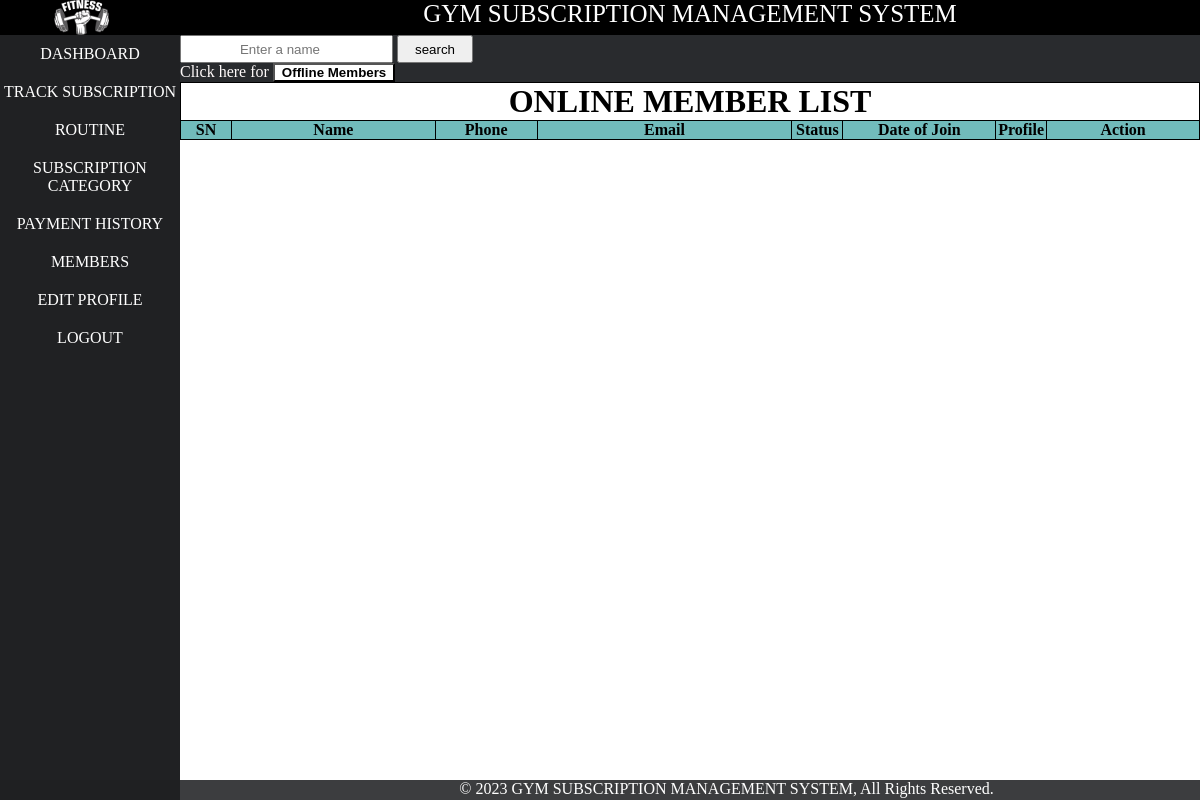
Before: /admin/memberlist.php (signed in) with the older database file.
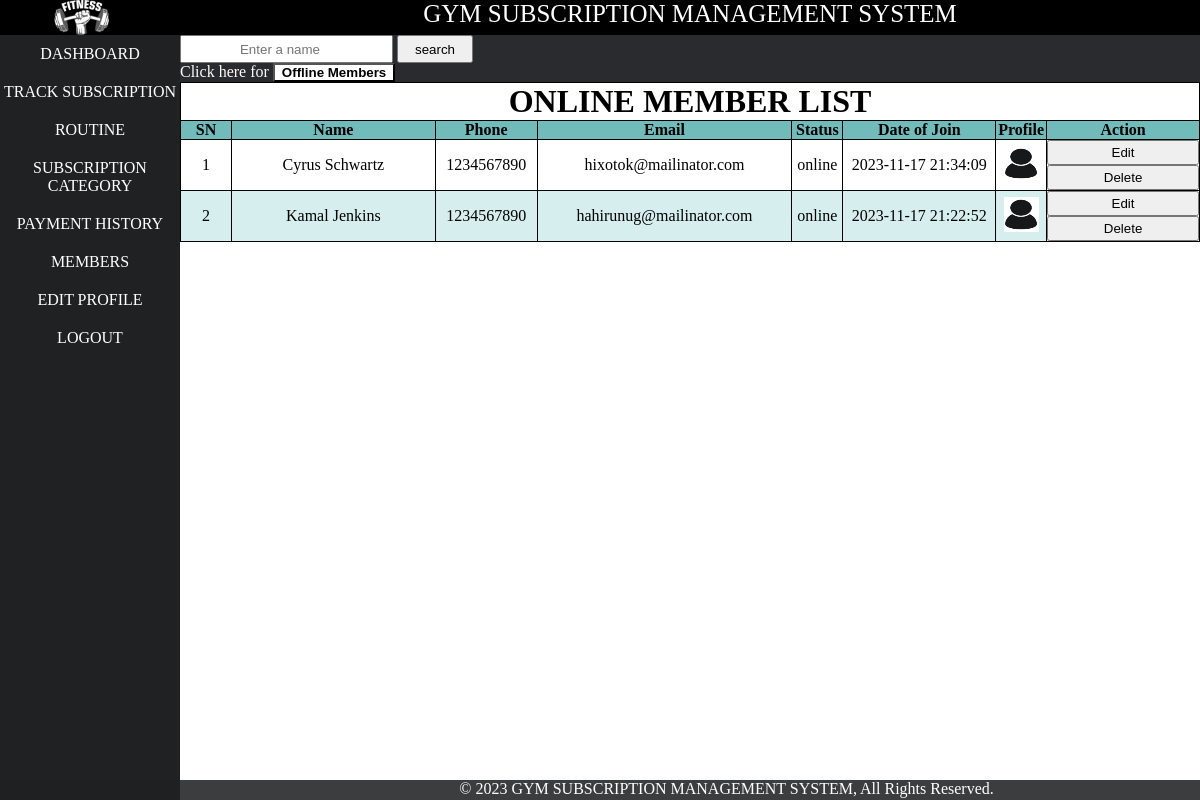
After: the same page with the newer database file.
### tables this page shows
CREATE TABLE `member` (
  `mid` int(11) NOT NULL,
  `name` varchar(21) NOT NULL,
  `phone` bigint(10) NOT NULL,
  `email` varchar(31) NOT NULL,
  `password` varchar(255) NOT NULL,
  `status` varchar(500) NOT NULL DEFAULT 'offline',
  `date` datetime NOT NULL DEFAULT current_timestamp(),
  `image` varchar(1100) DEFAULT 'defaultuser.jpg',
  `m_otp` varchar(225) NOT NULL,
  `m_opt_expire_time` datetime NOT NULL
);

### admin/memberlist.php (the view, shortened to what this page needs)
<?php
include('layout/header.php');
include('layout/left.php');
?>
<div id="right">
    <link rel="stylesheet" href="../css/tableDecorate.css">
    <form action="search.php" method="post">
        <input type="search" name="text_search" id="" class="centermember_botton" placeholder="Enter a name" value="">
        <input type="submit" name="search" id="" value="search" class="centermember_botton">
    </form>
    Click here for <button style="background-color: white;"><a href="memberlist_offline.php"
            style="color: black; padding:7px;"><strong>Offline Members</strong> </a></button>
    <div class="table_class">
        <table class="membership">
            <tr>
                <td colspan="8">
                    <h1 class="center">ONLINE MEMBER LIST</h1>
                </td>
            </tr>
            <tr>
                <th width=5%>SN</th>
                <th width=20%>Name</th>
                <th width=10%>Phone</th>
                <th width=25%>Email</th>
                <th width=5%>Status</th>
                <th width=15%>Date of Join</th>
                <th width=5%>Profile</th>
                <th width=15%>Action</th>
            </tr>
            <?php
            $conn = new mysqli("localhost", "root", "", "gsms");
            $sql = "SELECT * FROM member WHERE status = 'online' ORDER BY name ASC";
            $result = $conn->query($sql);
            $i = 0;
            while ($row = $result->fetch_assoc()) {
                $i++;
                $id = $row["mid"];
                $name = $row["name"];
                $date = $row["date"];
                $phone = $row["phone"];
                $email = $row["email"];
                $image = $row["image"];
                $status = $row["status"];
                echo "<tr>
                        <td>$i</td>
                        <td>$name</td>
                        <td>$phone</td>
                        <td>$email</td>
                        <td>$status</td>
                        <td>$date</td>
                        <td><img src='../img/$image'  id='img_id'></td>
                        <td class='h-center'>
                        <form action='edit_member_list.php' method='get' target= blank >
                        <input type='hidden' value='$id' name='member_id' />
                        <input type='submit' name='edit_member' value='Edit' class='edit_delete_green'>
                    </form>
                            <form action='memberlist.php' method='get'>
                                <input type='hidden' value='$id' name='member_id' />
                                <input type='submit' name='delete_member' value='Delete' class='edit_delete_red'>
                            </form>
                        </td>
                    </tr>";
            }
            ?>
        </table>
    </div>
</div>
<?php
include('layout/footer.php');
?>

Changed rows visible on the page:
added member: name "Cyrus Schwartz", phone "1234567890", email "hixotok@mailinator.com", status "online", date "2023-11-17 21:34:09", image (placeholder picture)
added member: name "Kamal Jenkins", phone "1234567890", email "hahirunug@mailinator.com", status "online", date "2023-11-17 21:22:52", image (placeholder picture)
